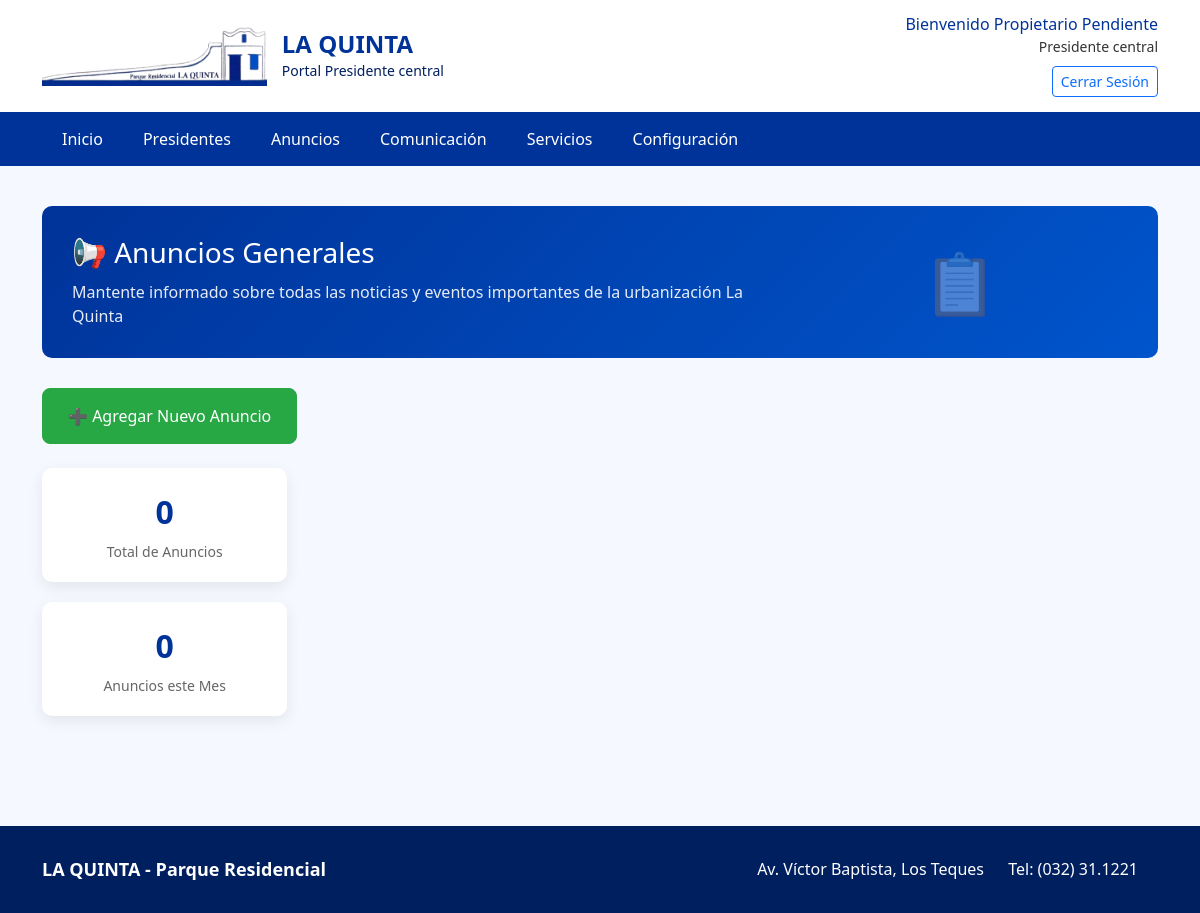
/Vista/p_central/P_anuncios.php (signed in), run on an earlier commit of the app's database.
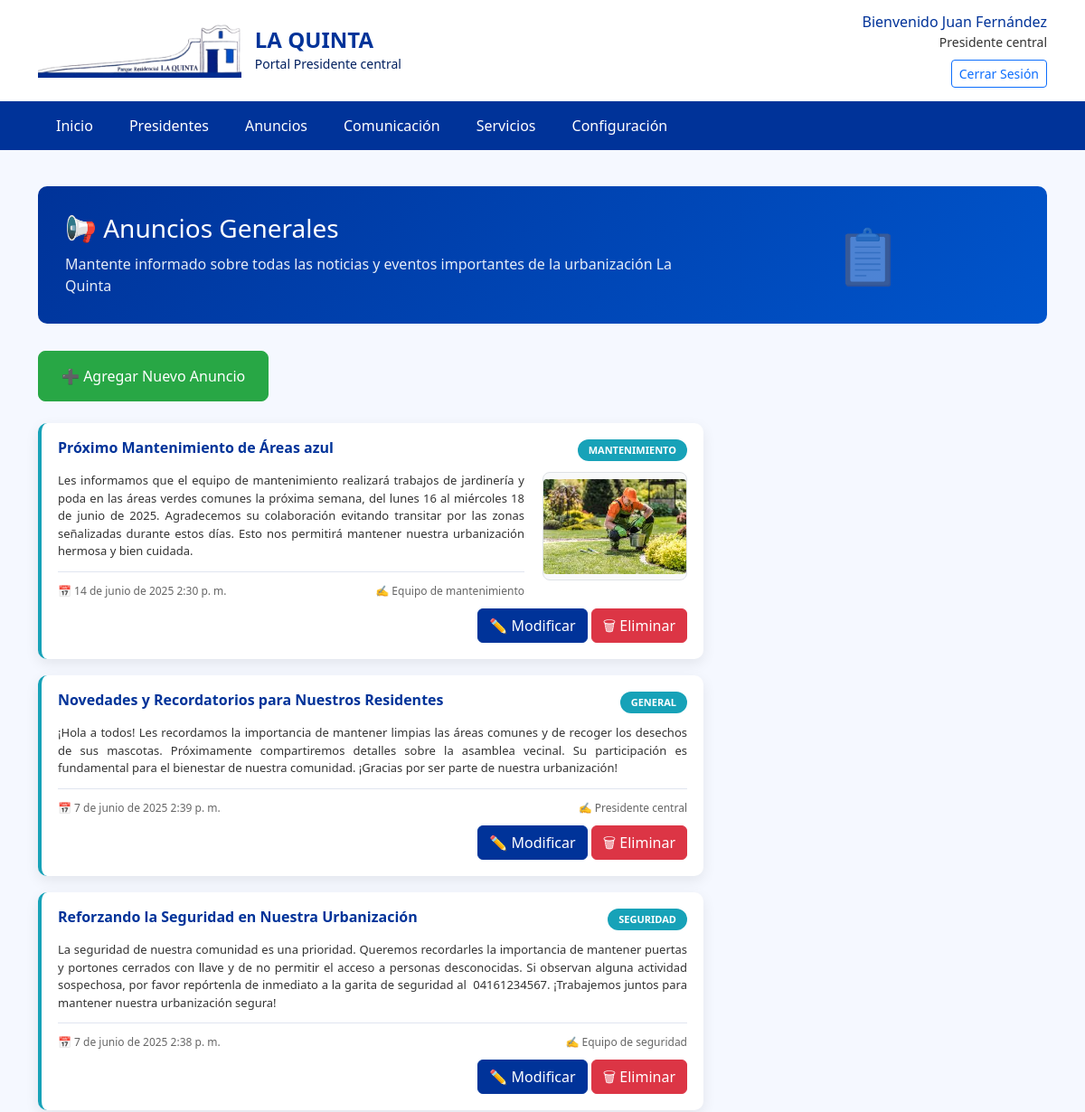
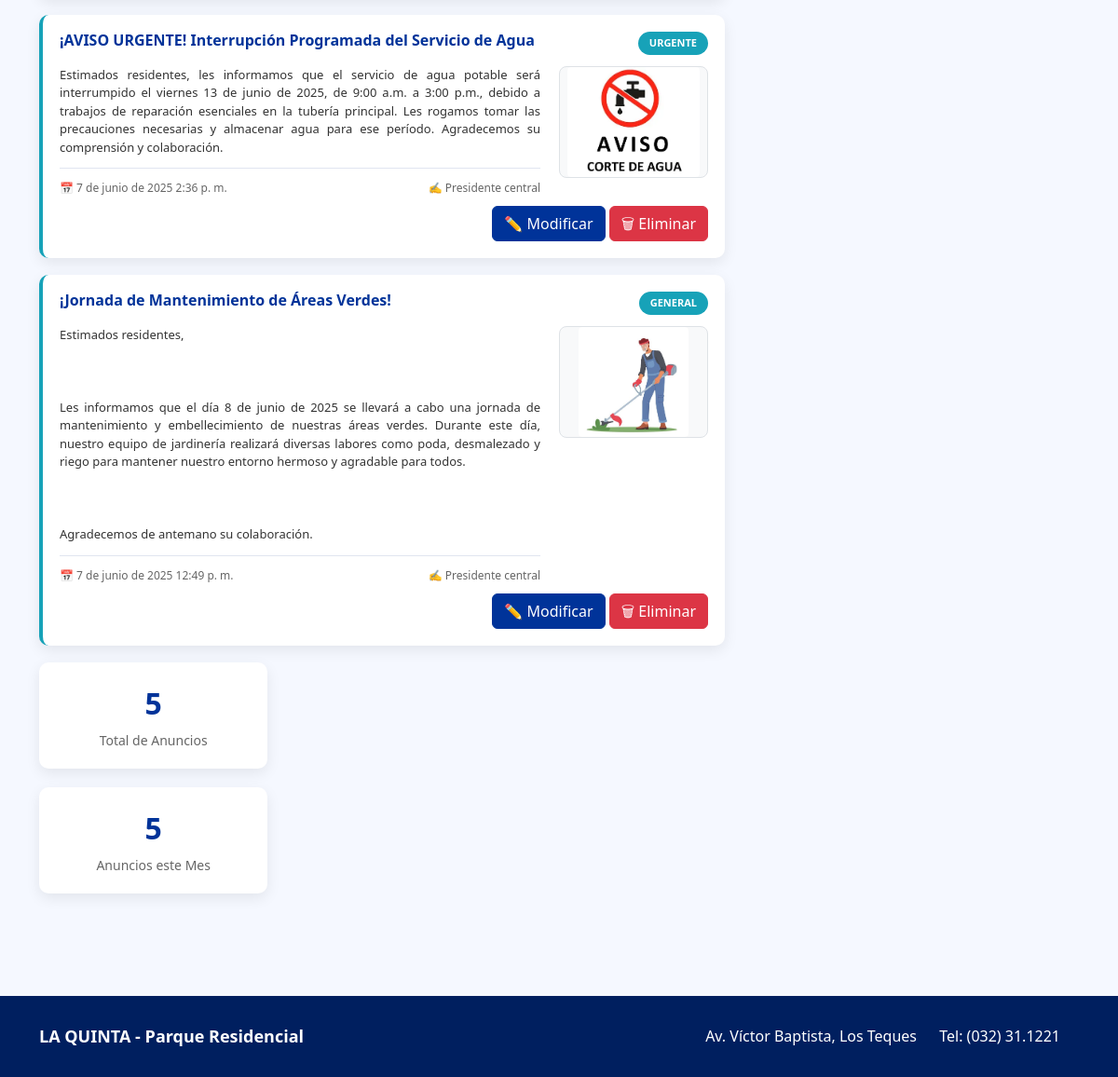
And on a later commit of the database (2 pictures, top to bottom).
### tables this page shows
CREATE TABLE `anunciosg` (
  `Id` int(11) NOT NULL,
  `Titulo` varchar(255) NOT NULL,
  `Descripcion` text NOT NULL,
  `Autor` varchar(255) NOT NULL,
  `Categoria` enum('General','Mantenimiento','Seguridad','Eventos','Urgente') NOT NULL,
  `Imagen` varchar(500) DEFAULT NULL,
  `Fecha` datetime NOT NULL
);

### Controlador/funciones/contaranuncios.php (called while the page is built)
<?php
function contarAnuncios($conexion) {
    $sql = "SELECT COUNT(*) as total FROM anunciosg";
    $resultado = $conexion->query($sql);
    if ($resultado) {
        $fila = $resultado->fetch_assoc();
        return (int)$fila['total'];
    }
    return 0;
}
function contarAnunciosMesActual($conexion) {
    $sql = "SELECT COUNT(*) as total FROM anunciosg
            WHERE YEAR(Fecha) = YEAR(CURRENT_DATE())
              AND MONTH(Fecha) = MONTH(CURRENT_DATE())";
    $resultado = $conexion->query($sql);
    if ($resultado) {
        $fila = $resultado->fetch_assoc();
        return (int)$fila['total'];
    }
    return 0;
}
?>

### Controlador/funciones/Mostrarfecha.php (called while the page is built, shortened)
<?php
function formatearFechaHoraLegible(string $fecha_hora): string
{
    $meses_espanol = [
        'January'   => 'enero',
        'February'  => 'febrero',
        'March'     => 'marzo',
        'April'     => 'abril',
        'May'       => 'mayo',
        'June'      => 'junio',
        'July'      => 'julio',
        'August'    => 'agosto',
        'September' => 'septiembre',
        'October'   => 'octubre',
        'November'  => 'noviembre',
        'December'  => 'diciembre'
    ];
    try {
        $fecha_obj = new DateTime($fecha_hora);
        $dia         = $fecha_obj->format('j');
        $mes_ingles  = $fecha_obj->format('F');
        $mes_espanol = $meses_espanol[$mes_ingles] ?? $mes_ingles;
        $año         = $fecha_obj->format('Y');
        $hora        = $fecha_obj->format('g:i');
        $ampm        = strtolower($fecha_obj->format('A')) === 'am' ? 'a. m.' : 'p. m.';
        $fecha_formateada = "$dia de $mes_espanol de $año $hora $ampm";
        return $fecha_formateada;
    } catch (Exception $e) {
        error_log("Error al formatear fecha y hora: " . $e->getMessage());
        return "Fecha y hora inválida";
    }
}

### Controlador/funciones/mostrarAnunciog.php (the view, shortened to what this page needs)
<?php
$conexion = new mysqli("localhost","root","","urbanizacion","3306");
$conexion ->set_charset("utf8");
$query = "SELECT Id, Titulo, Descripcion, Autor, Categoria, Imagen, Fecha
          FROM anunciosg
          ORDER BY Fecha DESC";
$stmt = $conexion->prepare($query);
$stmt->execute();
$result = $stmt->get_result();
include 'Mostrarfecha.php';
while ($row = $result->fetch_assoc()) {
    echo '<div class="announcement-card" id="anuncio-' . $row['Id'] . '">';
        echo '<div class="announcement-header">';
            echo '<h3 class="announcement-title">' . htmlspecialchars($row['Titulo']) . '</h3>';
            echo '<span class="announcement-badge">' . htmlspecialchars($row['Categoria']) . '</span>';
        echo '</div>';
        echo '<div class="announcement-body">';
            echo '<div class="announcement-text">';
                echo '<div class="announcement-content">' . nl2br(htmlspecialchars($row['Descripcion'])) . '</div>';
                echo '<div class="announcement-meta">';
                    echo '<span class="announcement-date">📅 ' . $fechahora =formatearFechaHoraLegible($row['Fecha']) . '</span>';
                    echo '<span class="announcement-author">✍️ ' . htmlspecialchars($row['Autor']) . '</span>';
                echo '</div>';
            echo '</div>';
            if (!empty($row['Imagen'])) {
                echo '<div class="announcement-image">';
                    echo '<img src="' . htmlspecialchars($row['Imagen']) . '" alt="Imagen del anuncio">';
                echo '</div>';
            }
        echo '</div>';
        echo '<div style="text-align: right; margin-top: 10px;">';
             echo '<button class="btn btn-danger btn-azul" onclick="modificarAnuncio(' . $row['Id'] . ')">✏️ Modificar</button> ';
            echo '<button class="btn btn-danger" onclick="eliminarAnuncio(' . $row['Id'] . ')">🗑 Eliminar</button>';
        echo '</div>';
    echo '</div>';
}
?>

### Vista/p_central/P_anuncios.php (shortened to what this page needs)
<!DOCTYPE html>
<html lang="es">
<head>
    <link href="https://cdnjs.cloudflare.com/ajax/libs/bootstrap/5.3.0/css/bootstrap.min.css" rel="stylesheet">
    <link rel="stylesheet" href="../css/P_anuncios.css">
</head>
<body>
    <header class="main-header">
        <div class="container">
            <div class="row align-items-center d-none d-md-flex">
                <div class="col-md-6">
                    <div class="logo-section">
                        <div class="logo-image">
                            <img src="../Img/logo.png" alt="Logo La Quinta">
                        </div>
                        <div class="logo-text">
                            <h1>LA QUINTA</h1>
                            <span>Portal Presidente central</span>
                        </div>
                    </div>
                </div>
                <div class="col-md-6">
                    <div class="user-info">
                        <h5>Bienvenido <?php   echo $_SESSION['nombre_completo']; ?> </h5>
                        <small>Presidente central</small>
                        <div class="mt-2">
                            <a href="../../Controlador/funciones/logout.php" class="btn btn-outline-primary btn-sm">
                                Cerrar Sesión
                            </a>
                        </div>
                    </div>
                </div>
            </div>
        </div>
    </header>
    <nav class="main-nav" id="mainNav">
        <div class="container">
            <ul class="nav nav-pills flex-column flex-md-row">
                <li class="nav-item">
                    <a class="nav-link " href="P_inicio.php" onclick="closeMenu()">
                        <span class="nav-text">Inicio</span>
                    </a>
                </li>
                   <li class="nav-item">
                    <a class="nav-link" href="Presidentes.php" onclick="closeMenu()">
                        <span class="nav-text">Presidentes</span>
                    </a>
                </li>
                   <li class="nav-item">
                    <a class="nav-link" href="P_anuncios.php" onclick="closeMenu()">
                        <span class="nav-text">Anuncios</span>
                    </a>
                </li>
                <li class="nav-item">
                    <a class="nav-link" href="P_comunicacion.php" onclick="closeMenu()">
                        <span class="nav-text">Comunicación</span>
                    </a>
                </li>
                  <li class="nav-item">
                    <a class="nav-link" href="P_servicios.php" onclick="closeMenu()">
                        <span class="nav-text">Servicios</span>
                    </a>
                </li>
                <li class="nav-item">
                    <a class="nav-link" href="P_configuracion.php" onclick="closeMenu()">
                        <span class="nav-text">Configuración</span>
                    </a>
                </li>
            </ul>
        </div>
    </nav>
    <main class="main-content">
        <div class="container">
            <div class="page-header">
                <div class="row align-items-center">
                    <div class="col-md-8">
                        <h2>📢 Anuncios Generales</h2>
                        <p>Mantente informado sobre todas las noticias y eventos importantes de la urbanización La Quinta</p>
                    </div>
                    <div class="col-md-4 text-center d-none d-md-block">
                        <div style="font-size: 60px; opacity: 0.3; color: white;">📋</div>
                    </div>
                </div>
            </div>
            <div class="row">
                <div class="col-lg-8">
                    <button class="btn btn-success mb-4" data-bs-toggle="modal" data-bs-target="#addAnnouncementModal">
                        ➕ Agregar Nuevo Anuncio
                    </button>
                    <div id="announcementsList">
                    <?php  include '../../Controlador/funciones/mostrarAnunciog.php';  ?>
                <div class="col-lg-4">
                    <div class="stats-card">
                        <div class="stat-number" id="totalAnnouncements"><?php    include '../../Controlador/funciones/contaranuncios.php';
                        include '../../Controlador/conexion_bd_login.php';
                        $anuncios = contarAnuncios($conexion);
                        echo $anuncios;
                        ?></div>
                        <div class="stat-label">Total de Anuncios</div>
                    </div>
                    <div class="stats-card">
                        <div class="stat-number" id="monthlyAnnouncements">
                            <?php
                        $anunciosm = contarAnunciosMesActual($conexion);
                        echo $anunciosm;
                        ?>
                        </div>
                        <div class="stat-label">Anuncios este Mes</div>
                    </div>
            </div>
        </div>
    </main>
    <footer class="main-footer">
        <div class="container">
            <div class="footer-content">
                <div class="footer-logo">
                    LA QUINTA - Parque Residencial
                </div>
                <div class="footer-contact">
                    <span><i class="bi bi-geo-alt"></i> Av. Víctor Baptista, Los Teques</span>
                    <span><i class="bi bi-telephone"></i> Tel: (032) 31.1221</span>
                </div>
            </div>
        </div>
    </footer>
</body>
</html>

### Vista/css/P_anuncios.css (style rules this page uses)
:root { --primary-color: #003399; --secondary-color: #001f5f; --accent-color: #0055cc; --light-color: #f5f8ff; --gray-color: #e0e5f0; --dark-color: #333; --success-color: #28a745; --warning-color: #ffc107; --info-color: #17a2b8; }
.btn-azul { background-color: var(--primary-color) !important; border-color: var(--primary-color) !important; color: white !important; }
body { background-color: var(--light-color); font-family: 'Segoe UI', Tahoma, Geneva, Verdana, sans-serif; }
.main-header { background-color: white; box-shadow: 0 2px 10px rgba(0, 0, 0, 0.1); padding: 15px 0; }
.logo-section { display: flex; align-items: center; }
.logo-image img { height: 60px; width: auto; margin-right: 15px; max-width: none; }
.logo-text h1 { color: var(--primary-color); font-size: 24px; font-weight: bold; margin: 0; }
.logo-text span { color: var(--secondary-color); font-size: 14px; }
.user-info { text-align: right; }
.user-info h5 { color: var(--primary-color); margin: 0; font-size: 16px; }
.user-info small { color: var(--dark-color); }
.main-nav { background-color: var(--primary-color); }
.nav-link { color: white !important; padding: 15px 20px; display: flex; align-items: center; text-decoration: none; transition: background-color 0.3s; }
.nav-link span.nav-text { font-weight: 500; }
.main-content { padding: 40px 0; }
.page-header { background: linear-gradient(135deg, var(--primary-color), var(--accent-color)); color: white; padding: 30px; border-radius: 10px; margin-bottom: 30px; }
.page-header h2 { font-size: 28px; margin-bottom: 10px; }
.page-header p { font-size: 16px; opacity: 0.9; margin: 0; }
.announcement-card { background: white; border-radius: 10px; padding: 18px; box-shadow: 0 5px 15px rgba(0, 0, 0, 0.08); margin-bottom: 18px; border-left: 4px solid var(--info-color); transition: transform 0.3s, box-shadow 0.3s; }
.announcement-header { display: flex; justify-content: space-between; align-items: flex-start; margin-bottom: 12px; }
.announcement-title { color: var(--primary-color); font-weight: 600; font-size: 16px; margin: 0; flex: 1; }
.announcement-badge { padding: 4px 12px; border-radius: 15px; font-size: 11px; font-weight: 600; text-transform: uppercase; background-color: var(--info-color); color: white; margin-left: 15px; }
.announcement-body { display: flex; justify-content: space-between; gap: 20px; align-items: flex-start; flex-wrap: wrap; }
.announcement-text { flex: 1; min-width: 0; display: flex; flex-direction: column; justify-content: space-between; }
.announcement-content { color: var(--dark-color); font-size: 13px; line-height: 1.5; margin-bottom: 12px; white-space: pre-wrap; word-break: break-word; overflow-wrap: break-word; text-align: justify; }
.announcement-meta { display: flex; justify-content: space-between; font-size: 12px; color: #666; border-top: 1px solid var(--gray-color); padding-top: 12px; }
.announcement-date, .announcement-author { display: flex; align-items: center; gap: 5px; }
.announcement-image { width: 180px; height: 140px; border-radius: 8px; border: 1px solid #dee2e6; background-color: #f8f9fa; overflow: hidden; flex-shrink: 0; display: flex; align-items: center; justify-content: center; }
.announcement-image img { max-width: 100%; max-height: 100%; object-fit: contain; display: block; border-radius: 4px; }
.stats-card { background: white; border-radius: 10px; padding: 20px; box-shadow: 0 5px 15px rgba(0, 0, 0, 0.08); text-align: center; margin-bottom: 20px; }
.stat-number { font-size: 32px; font-weight: bold; color: var(--primary-color); margin-bottom: 5px; }
.stat-label { font-size: 14px; color: #666; }
.btn-success { background-color: var(--success-color); border-color: var(--success-color); padding: 15px 25px; font-weight: 500; border-radius: 8px; transition: all 0.3s; }
.main-footer { background-color: var(--secondary-color); color: white; padding: 30px 0; margin-top: 50px; }
.footer-content { display: flex; justify-content: space-between; align-items: center; }
.footer-logo { font-weight: bold; font-size: 18px; }
.footer-contact span { margin-right: 20px; }
@media (max-width: 1200px) { .announcement-image { width: 160px; height: 120px; } }

What changed in the data, as far as the page shows it:
added anunciosg: Titulo "Próximo Mantenimiento de Áreas azul", Categoria "MANTENIMIENTO", Descripcion "Les informamos que el equipo de mantenimiento realizará trabajos de jardinería y poda en las áreas verdes comunes la próxima semana, del lunes 16 al miércoles 18 de junio de 2025. Agradecemos su colaboración evitando transitar por las zonas señalizadas durante estos días. Esto nos permitirá mantener nuestra urbanización hermosa y bien cuidada.", Fecha "14 de junio de 2025 2:30 p. m.", Autor "Equipo de mantenimiento", Imagen (picture)
added anunciosg: Titulo "Novedades y Recordatorios para Nuestros Residentes", Categoria "GENERAL", Descripcion "¡Hola a todos! Les recordamos la importancia de mantener limpias las áreas comunes y de recoger los desechos de sus mascotas. Próximamente compartiremos detalles sobre la asamblea vecinal. Su participación es fundamental para el bienestar de nuestra comunidad. ¡Gracias por ser parte de nuestra urbanización!", Fecha "7 de junio de 2025 2:39 p. m.", Autor "Presidente central"
added anunciosg: Titulo "Reforzando la Seguridad en Nuestra Urbanización", Categoria "SEGURIDAD", Descripcion "La seguridad de nuestra comunidad es una prioridad. Queremos recordarles la importancia de mantener puertas y portones cerrados con llave y de no permitir el acceso a personas desconocidas. Si observan alguna actividad sospechosa, por favor repórtenla de inmediato a la garita de seguridad al 04161234567. ¡Trabajemos juntos para mantener nuestra urbanización segura!", Fecha "7 de junio de 2025 2:38 p. m.", Autor "Equipo de seguridad"
added anunciosg: Titulo "¡AVISO URGENTE! Interrupción Programada del Servicio de Agua", Categoria "URGENTE", Descripcion "Estimados residentes, les informamos que el servicio de agua potable será interrumpido el viernes 13 de junio de 2025, de 9:00 a.m. a 3:00 p.m., debido a trabajos de reparación esenciales en la tubería principal. Les rogamos tomar las precauciones necesarias y almacenar agua para ese período. Agradecemos su comprensión y colaboración.", Fecha "7 de junio de 2025 2:36 p. m.", Autor "Presidente central", Imagen (picture)
added anunciosg: Titulo "¡Jornada de Mantenimiento de Áreas Verdes!", Categoria "GENERAL", Descripcion "Estimados residentes, Les informamos que el día 8 de junio de 2025 se llevará a cabo una jornada de mantenimiento y embellecimiento de nuestras áreas verdes. Durante este día, nuestro equipo de jardinería realizará diversas labores como poda, desmalezado y riego para mantener nuestro entorno hermoso y agradable para todos. Agradecemos de antemano su colaboración.", Fecha "7 de junio de 2025 12:49 p. m.", Autor "Presidente central", Imagen (picture)
Also different on the page:
$_SESSION['nombre_completo']: "Propietario Pendiente" → "Juan Fernández"
$anuncios: "0" → "5"
$anunciosm: "0" → "5"
